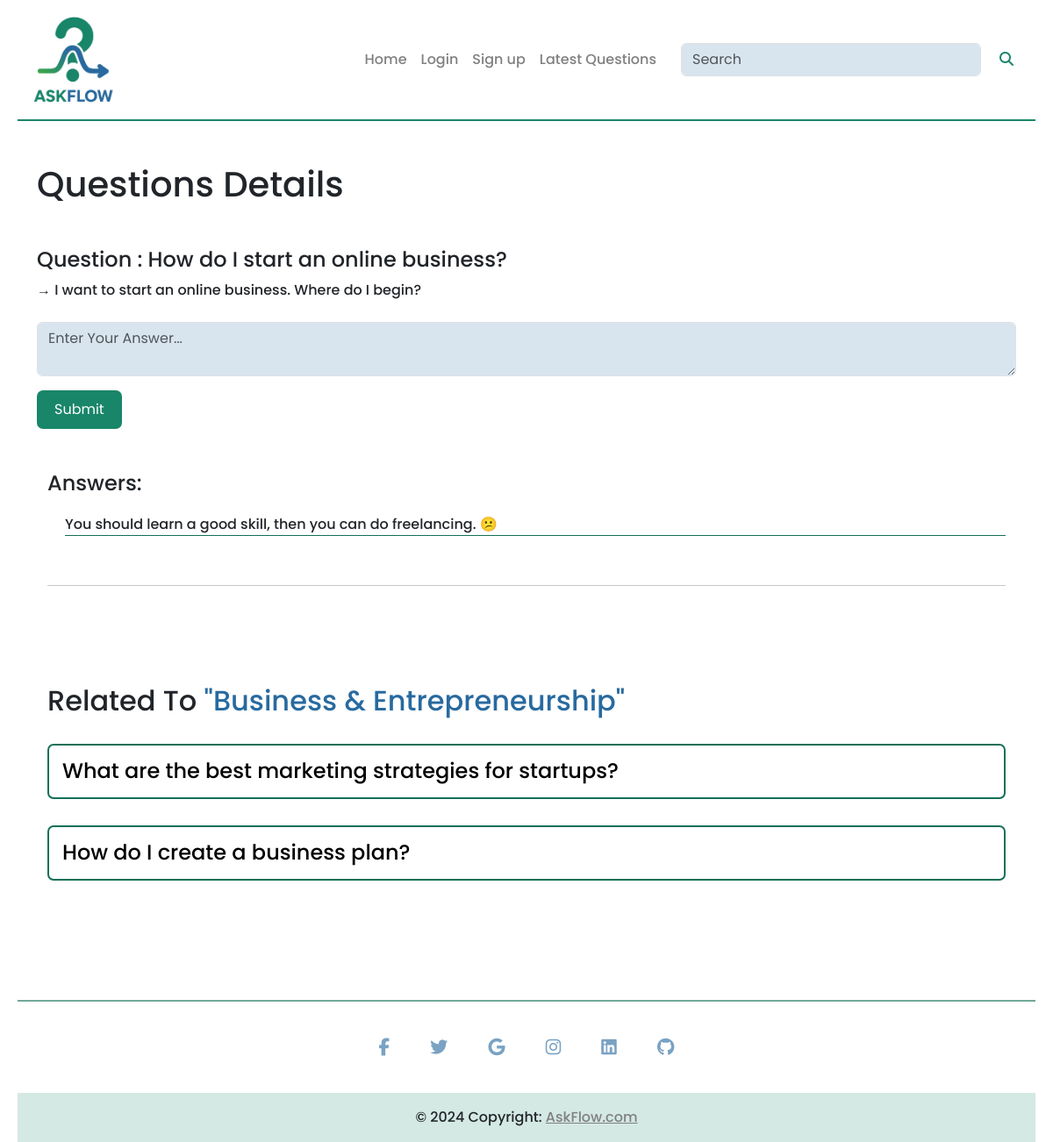
The page /?question-id=3 on the database its author committed.
### tables this page shows
CREATE TABLE `questions` (
  `id` int(11) NOT NULL,
  `title` varchar(100) NOT NULL,
  `description` varchar(300) NOT NULL,
  `category_id` int(100) NOT NULL,
  `user_id` int(100) NOT NULL
);

CREATE TABLE `answers` (
  `id` int(11) NOT NULL,
  `answer` varchar(300) NOT NULL,
  `question_id` int(100) NOT NULL,
  `user_id` int(100) NOT NULL
);

CREATE TABLE `categories` (
  `id` int(11) NOT NULL,
  `name` varchar(250) NOT NULL
);

### client/answer.php (the view)
<div class="container answers">
    <h4 class="mt-5">Answers: </h4>
    <?php
    $query = "SELECT * FROM `answers` WHERE question_id = $qid";
    $rezult = mysqli_query($con,$query);
    if(mysqli_num_rows($rezult) === 0) {
        echo "<div class='no-answers'>
                    <h6>No Answers Yet</h6>
                </div>";
    } else {
        foreach ($rezult as $row) {
            $answer = $row["answer"];
            echo "<p>$answer</p>";
        }
    }
    ?>
    <br><hr>
    <div class="mt-5 pt-5 relquestion">
        <?php
        $categoryQuery = "SELECT name FROM `categories` WHERE id = $cid";
        $categoryRezult = mysqli_query($con,$categoryQuery);
        $categoryRow = mysqli_fetch_assoc($categoryRezult);
        echo "<h2 class='mt-3'>Related To <span style='color:rgb(40, 106, 159)';>\"".$categoryRow["name"]."\"</span></h2>";
        $query = "SELECT * FROM `questions` WHERE category_id = $cid AND id != $qid";
        $rezult = mysqli_query($con,$query);
        foreach($rezult as $row) {
            $title = $row["title"];
            $qid = $row["id"];
            echo "<div><a href='?question-id=$qid'><h4>$title</h4></a></div>";
        }
        ?>
    </div>
</div>

### client/question-detail.php (shortened to what this page needs)
<div class="question-post container mb-5 mt-5">
    <h1 class="mb-4 mt-5 pb-4">Questions Details</h1>
     <?php
     include "./server/config.php";
     $qid = $_GET["question-id"];
     $query = "SELECT * FROM `questions` WHERE id = $qid";
     $rezult = mysqli_query($con,$query);
     $row = mysqli_fetch_assoc($rezult);
     $cid = $row["category_id"];
     echo "<h4>Question : ".$row["title"]."</h4>";
     echo "<p>".$row["description"]."</p>";
     ?>
     <form action="./server/requests.php" method="post">
     <textarea placeholder="Enter Your Answer..." class="form-control mb-3 mt-4" name="answer"></textarea>
     <button>Submit</button>
     </form>
     <?php include "answer.php"; ?>
</div>

### public/style.css (style rules this page uses)
body { font-family: "Poppins", sans-serif !important; font-weight: 500 !important; font-style: normal !important; }
.questions a , .relquestion a { text-decoration: none; color: black; }
.questions h4, .relquestion h4 { margin: 30px 0; border: 2px solid #137057; padding: 15px; border-radius: 7px; display: flex; justify-content: space-between; }
.answers { margin-bottom: 17vh; }
.answers p { margin-top: 20px; border-bottom: 1px solid #137057; margin-left: 20px; }
.main-container input,.main-container textarea,.main-container select { background-color: #286a9f2d !important; }
form button, .question-post button { background-color: #198669; color: white; outline: none; padding: 10px 20px; border-radius: 7px; border: none; }

### rows shown on the page
questions: title "How do I start an online business?", description "→ I want to start an online business. Where do I begin?"
answers: answer "You should learn a good skill, then you can do freelancing. 😕"
categories: name "Business & Entrepreneurship"
questions: title "What are the best marketing strategies for startups?"
questions: title "How do I create a business plan?"
